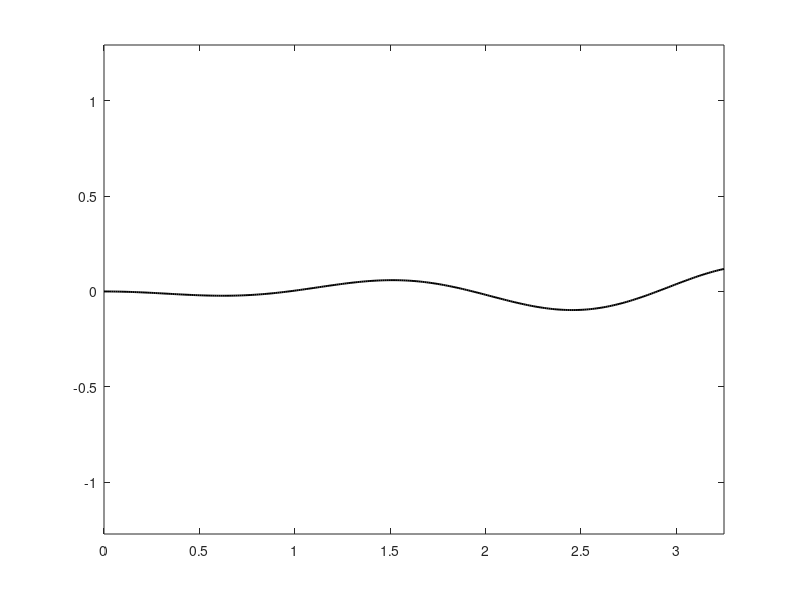

The MATLAB script that drew this image: (Note: this script raises an error after producing the figure.)
clear;clc;close all
%% Parameters
x =(0:0.01:3.25);
t =(0:0.02:1.00);
y = zeros(length(x),length(t));
A = 0.10;     % amplitude
k = 3.25;     % wave number
w = 2*pi;     % omega
%% Deformation
for nt=1:length(t)
    for nx=1:length(x)
        a    = 0.0 + 0.4*x(nx);
        %y(nx,nt) = A*sin(w*t(nt)-k*x(nx));   %waveDisplacement
        y(nx,nt) = A*a*sin(w*t(nt)-k*x(nx)); %myWaveDisplacement
    end
end
%% Plot
% for k=1:length(t)
%     a=plot(x,y(:,k),'k','LineWidth',1.2,'color',rand(1,3));
%     axis([0 3.25 -0.1 0.1])
%     box on
%     ax = gca;
%     ax.BoxStyle = 'full';
%     set(gca,'xtick',[],'xticklabel',[])
%     set(gca,'ytick',[],'yticklabel',[])
%     set(gca,'ztick',[],'zticklabel',[])
%     axis equal
%     hold on
% end
%% Get gif
for k=1:length(t)
    a=plot(x,y(:,k),'k','LineWidth',1.4);
    axis equal
    box on
    ax = gca;
    ax.BoxStyle = 'full';
    set(gca,'xtick',[],'xticklabel',[])
    set(gca,'ytick',[],'yticklabel',[])
    set(gca,'ztick',[],'zticklabel',[])
    axis([-0.25 3.50 -0.1 0.1])
    axis equal
    [A, map] = rgb2ind(frame2im(getframe),256);
    if k==1
        imwrite(A,map,'.\Scripts\myWaveDisplacement.gif','LoopCount',Inf,'DelayTime',0.02)
    else
        imwrite(A,map,'.\Scripts\myWaveDisplacement.gif','WriteMode','append','DelayTime',0.02)
    end
end